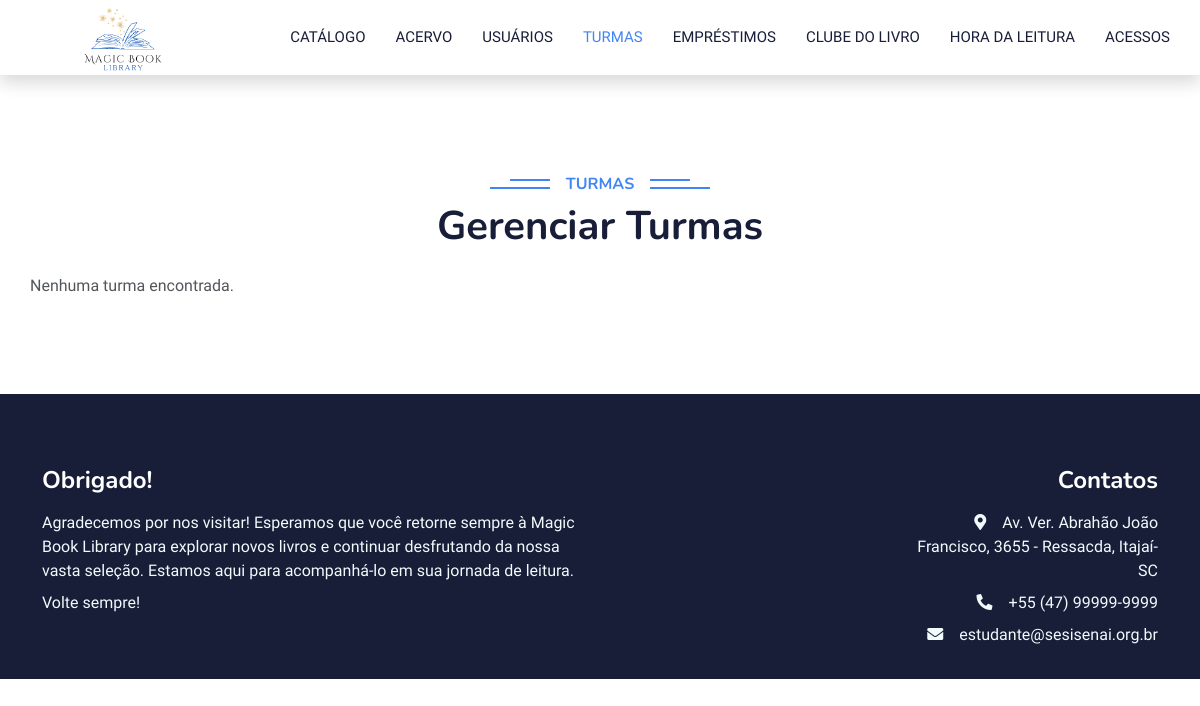
/turma.php, run on an earlier commit of the app's database.
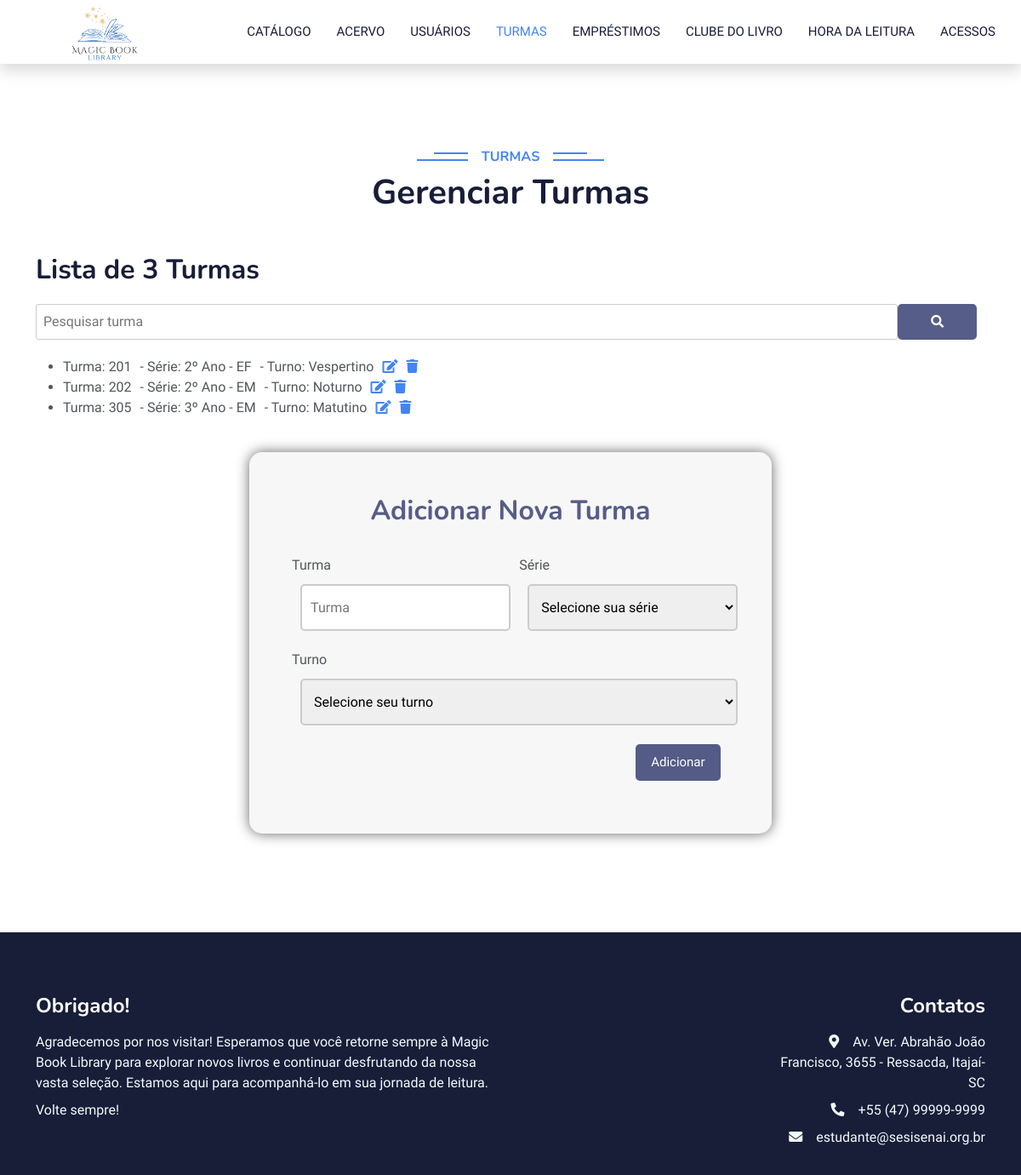
And on a later commit of the database.
### tables this page shows
CREATE TABLE `turma` (
  `id` int(11) NOT NULL,
  `turma` int(5) NOT NULL,
  `serie` varchar(15) NOT NULL,
  `turno` varchar(20) NOT NULL
);

### turma.php (the view, shortened to what the changed rows need)
<!DOCTYPE html>
<html lang="en">
<head>
    <link href="https://cdnjs.cloudflare.com/ajax/libs/font-awesome/5.10.0/css/all.min.css" rel="stylesheet">
    <link href="https://cdn.jsdelivr.net/npm/bootstrap-icons@1.4.1/font/bootstrap-icons.css" rel="stylesheet">
    <link href="lib/animate/animate.min.css" rel="stylesheet">
    <link href="lib/owlcarousel/assets/owl.carousel.min.css" rel="stylesheet">
    <link href="css/bootstrap.min.css" rel="stylesheet">
    <link href="style.css" rel="stylesheet">
</head>
<body>
    <nav class="navbar navbar-expand-lg bg-white navbar-light shadow sticky-top p-0">
        <a href="menuAdm.php" class="navbar-brand d-flex align-items-center px-4 px-lg-5">
            <h2 class="m-0 text-primary"><img height="150" src="img/Logo.png"></h2>
        </a>
    </nav>
    <div class="container-xxl py-5 category">
        <div class="container">
            <div class="text-center wow fadeInUp" data-wow-delay="0.1s">
                <h6 class="section-title bg-white text-center text-primary px-3">Turmas</h6>
                <h1 class="mb-5">Gerenciar Turmas</h1>
            </div>
            <div class="row g-4">
            <?php
$servername = "127.0.0.1";
$username = "root";
$password = "root";
$dbname = "projeto_biblioteca";
$conn = new mysqli($servername, $username, $password, $dbname);
if (isset($_GET['search'])) {
    $search = $_GET['search'];
    $stmt = $conn->prepare("SELECT * FROM turma WHERE turma LIKE ? OR serie LIKE ? OR turno LIKE ? ORDER BY turma");
    $searchTerm = "%{$search}%";
    $stmt->bind_param("sss", $searchTerm, $searchTerm, $searchTerm);
    $stmt->execute();
    $result = $stmt->get_result();
} else {
    $sql = "SELECT * FROM turma ORDER BY turma";
    $result = $conn->query($sql);
}
if ($result->num_rows > 0) {
    echo '<div class="container">';
    echo '<h2 style="margin-bottom: 20px;">Lista de ' . $result->num_rows . ' Turmas</h2>';
    echo '<form method="GET" action="turma.php">';
    echo '<div style="display: flex; align-items: center;">';
    echo '<input type="text" name="search" placeholder="Pesquisar turma">';
    echo '<button type="submit" style="background-color: #565d88; border: none; cursor: pointer; padding:10px; margin-left: 0px;"><i class="fas fa-search" style="color: white;"></i></button>';
    echo '</div>';
    echo '</form>';
    echo '<ul>';
    while ($row = $result->fetch_assoc()) {
        $turmaId = $row["id"];
        $turma = $row["turma"];
        $serie = $row["serie"];
        $turno = $row["turno"];
        echo '<li>';
        echo '<span style="margin-right: 10px;">Turma: ' . $turma . '</span>';
        echo '<span style="margin-right: 10px;">- Série: ' . $serie . '</span>';
        echo '<span style="margin-right: 10px;">- Turno: ' . $turno . '</span>';
        echo '<a href="atualizarTurma.php?id=' . $turmaId . '"><i class="fas fa-edit"></i></a>';
        echo '<a href="deletarTurma.php?id=' . $turmaId . '" onclick="return confirm(\'Tem certeza de que deseja deletar a turma?\')" style="margin-left: 10px;"><i class="fas fa-trash"></i></a>';
        echo '</li>';
    }
    echo '</ul>';
    echo '</div>';
    echo '<title>Formulário de Registro</title>
    <link rel="stylesheet" type="text/css" href="style.css">
    <div style="display: flex; justify-content: center; padding-bottom: 20px; padding-top: 15;">
        <form style="background-color: #f7f7f7; box-shadow: 0px 0px 15px #666; width: 55%; border-radius: 15px;" method="post" action="adicionarTurma.php" id="formlogin" name="formlogin">
            <div style="padding: 50px; display: flex; flex-wrap: wrap;">
                <div style="padding-bottom: 25px; width: 100%; display: block;">
                    <h2 style="display: flex; justify-content: center; color: rgba(17, 27, 88, 0.7);">Adicionar Nova Turma</h2>
                </div>
                <div style="display: flex; justify-content: space-between; width: 100%;">
                <div style="width: 48%; padding-bottom: 12px;">
                    <label style="float: left; padding-bottom: 5px;" for="turma">Turma</label><br>
                    <input style="display: block; border: 2px solid #ccc; width: 100%; height: 55px; padding: 10px; margin: 10px; border-radius: 5px;" placeholder="Turma" type="number" id="turma" name="turma" required>
                </div>
                <div style="width: 48%; padding-bottom: 12px;">
                    <label style="float: left; padding-bottom: 5px; " for="serie">Série</label><br>
                    <select style="display: block; border: 2px solid #ccc; width: 100%; height: 55px; padding: 10px; margin: 10px; border-radius: 5px;" id="serie" name="serie" required>
                    <option value="" disabled selected>Selecione sua série</option>
                </select>
                </div>
                </div>
                <div style="width: 100%; padding-bottom: 12px;">
                    <label style="float: left; padding-bottom: 5px;" for="turno">Turno</label><br>
                    <select style="display: block; border: 2px solid #ccc; width: 100%; height: 55px; padding: 10px; margin: 10px; border-radius: 5px;" id="turno" name="turno" required>
                    <option value="" disabled selected>Selecione seu turno</option>
                </select>                  </div>
    <div style="width: 100%; padding-bottom: 12px;">
        <div style="width: 100%; display: flex; justify-content: flex-end; align-items: center;">
            <button type="submit">Adicionar</button>
        </div>
    </div>
            </div>
        </form>
    </div>';
} else {
    echo "Nenhuma turma encontrada.";
}
?>
            </div>
        </div>
    </div>
</body>
</html>

What changed in the data, as far as the page shows it:
added turma: turma "201", serie "2º Ano - EF", turno "Vespertino"
added turma: turma "202", serie "2º Ano - EM", turno "Noturno"
added turma: turma "305", serie "3º Ano - EM", turno "Matutino"
Also different on the page:
$result->num_rows: (not shown) → "3"
form field serie: (not shown) → "Selecione sua série"
form field turno: (not shown) → "Selecione seu turno"
text no longer shown: "Nenhuma turma encontrada."
text now shown: "Lista de Turmas Adicionar Nova Turma Turma Série Turno Adicionar"
